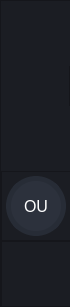
     <widget class="QFrame" name="left_frame">
      <property name="minimumSize">
       <size>
        <width>70</width>
        <height>0</height>
       </size>
      </property>
      <property name="maximumSize">
       <size>
        <width>70</width>
        <height>16777215</height>
       </size>
      </property>
      <property name="styleSheet">
       <string notr="true">background-color: rgb(27, 29, 35);</string>
      </property>
      <property name="frameShape">
       <enum>QFrame::StyledPanel</enum>
      </property>
      <property name="frameShadow">
       <enum>QFrame::Raised</enum>
      </property>
      <layout class="QVBoxLayout" name="verticalLayout_4">
       <property name="spacing">
        <number>0</number>
       </property>
       <property name="leftMargin">
        <number>0</number>
       </property>
       <property name="topMargin">
        <number>0</number>
       </property>
       <property name="rightMargin">
        <number>0</number>
       </property>
       <property name="bottomMargin">
        <number>0</number>
       </property>
       <item>
        <widget class="QPushButton" name="menu_button">
         <property name="minimumSize">
          <size>
           <width>70</width>
           <height>65</height>
          </size>
         </property>
         <property name="maximumSize">
          <size>
           <width>70</width>
           <height>65</height>
          </size>
         </property>
         <property name="styleSheet">
          <string notr="true">QPushButton {
	background-image: url(:/menu/menu.png);
	background-position: center;
	background-repeat: no-reperat;
	border: none;
	background-color: rgb(27, 29, 35);
}
QPushButton:hover {
	background-color: rgb(33, 37, 43);
}
QPushButton:pressed {	
	background-color: rgb(85, 170, 255);
}</string>
         </property>
         <property name="text">
          <string/>
         </property>
        </widget>
       </item>
       <item>
        <spacer name="verticalSpacer">
         <property name="orientation">
          <enum>Qt::Vertical</enum>
         </property>
         <property name="sizeHint" stdset="0">
          <size>
           <width>20</width>
           <height>40</height>
          </size>
         </property>
        </spacer>
       </item>
       <item>
        <widget class="QPushButton" name="pushButton">
         <property name="minimumSize">
          <size>
           <width>70</width>
           <height>65</height>
          </size>
         </property>
         <property name="maximumSize">
          <size>
           <width>70</width>
           <height>65</height>
          </size>
         </property>
         <property name="styleSheet">
          <string notr="true">QPushButton {
	background-image: url(:/menu/home.png);
	background-position: center;
	background-repeat: no-reperat;
	border: none;
	background-color: rgb(27, 29, 35);
}
QPushButton:hover {
	background-color: rgb(33, 37, 43);
}
QPushButton:pressed {	
	background-color: rgb(85, 170, 255);
}</string>
         </property>
         <property name="text">
          <string/>
         </property>
        </widget>
       </item>
       <item>
        <widget class="QFrame" name="frame_3">
         <property name="minimumSize">
          <size>
           <width>70</width>
           <height>70</height>
          </size>
         </property>
         <property name="maximumSize">
          <size>
           <width>70</width>
           <height>70</height>
          </size>
         </property>
         <property name="frameShape">
          <enum>QFrame::StyledPanel</enum>
         </property>
         <property name="frameShadow">
          <enum>QFrame::Raised</enum>
         </property>
         <layout class="QVBoxLayout" name="verticalLayout_3">
          <property name="spacing">
           <number>0</number>
          </property>
          <property name="leftMargin">
           <number>4</number>
          </property>
          <property name="topMargin">
           <number>0</number>
          </property>
          <property name="rightMargin">
           <number>0</number>
          </property>
          <property name="bottomMargin">
           <number>0</number>
          </property>
          <item>
           <widget class="QLabel" name="user_icon_label">
            <property name="minimumSize">
             <size>
              <width>60</width>
              <height>60</height>
             </size>
            </property>
            <property name="maximumSize">
             <size>
              <width>60</width>
              <height>60</height>
             </size>
            </property>
            <property name="font">
             <font>
              <family>Segoe UI</family>
              <pointsize>12</pointsize>
              <weight>50</weight>
              <bold>false</bold>
             </font>
            </property>
            <property name="autoFillBackground">
             <bool>false</bool>
            </property>
            <property name="styleSheet">
             <string notr="true">QLabel {
	color:rgb(255, 255, 255);
	border-radius: 30px;
	background-color: rgb(44, 49, 60);
	border: 5px solid rgb(39, 44, 54);
	background-repeat: no-repeat;
}</string>
            </property>
            <property name="text">
             <string>OU</string>
            </property>
            <property name="alignment">
             <set>Qt::AlignCenter</set>
            </property>
           </widget>
          </item>
         </layout>
        </widget>
       </item>
       <item>
        <widget class="QFrame" name="frame_10">
         <property name="minimumSize">
          <size>
           <width>70</width>
           <height>65</height>
          </size>
         </property>
         <property name="maximumSize">
          <size>
           <width>70</width>
           <height>65</height>
          </size>
         </property>
         <property name="frameShape">
          <enum>QFrame::StyledPanel</enum>
         </property>
         <property name="frameShadow">
          <enum>QFrame::Raised</enum>
         </property>
         <layout class="QVBoxLayout" name="verticalLayout_7">
          <property name="spacing">
           <number>0</number>
          </property>
          <property name="leftMargin">
           <number>0</number>
          </property>
          <property name="topMargin">
           <number>0</number>
          </property>
          <property name="rightMargin">
           <number>0</number>
          </property>
          <property name="bottomMargin">
           <number>10</number>
          </property>
          <item>
           <widget class="QPushButton" name="settingsButton">
            <property name="minimumSize">
             <size>
              <width>70</width>
              <height>65</height>
             </size>
            </property>
            <property name="maximumSize">
             <size>
              <width>70</width>
              <height>65</height>
             </size>
            </property>
            <property name="styleSheet">
             <string notr="true">QPushButton {
	background-image: url(:/menu/settings.png);
	background-position: center;
	background-repeat: no-reperat;
	border: none;
	background-color: rgb(27, 29, 35);
}
QPushButton:hover {
	background-color: rgb(33, 37, 43);
}
QPushButton:pressed {	
	background-color: rgb(85, 170, 255);
}</string>
            </property>
            <property name="text">
             <string/>
            </property>
           </widget>
          </item>
         </layout>
        </widget>
       </item>
      </layout>
     </widget>
